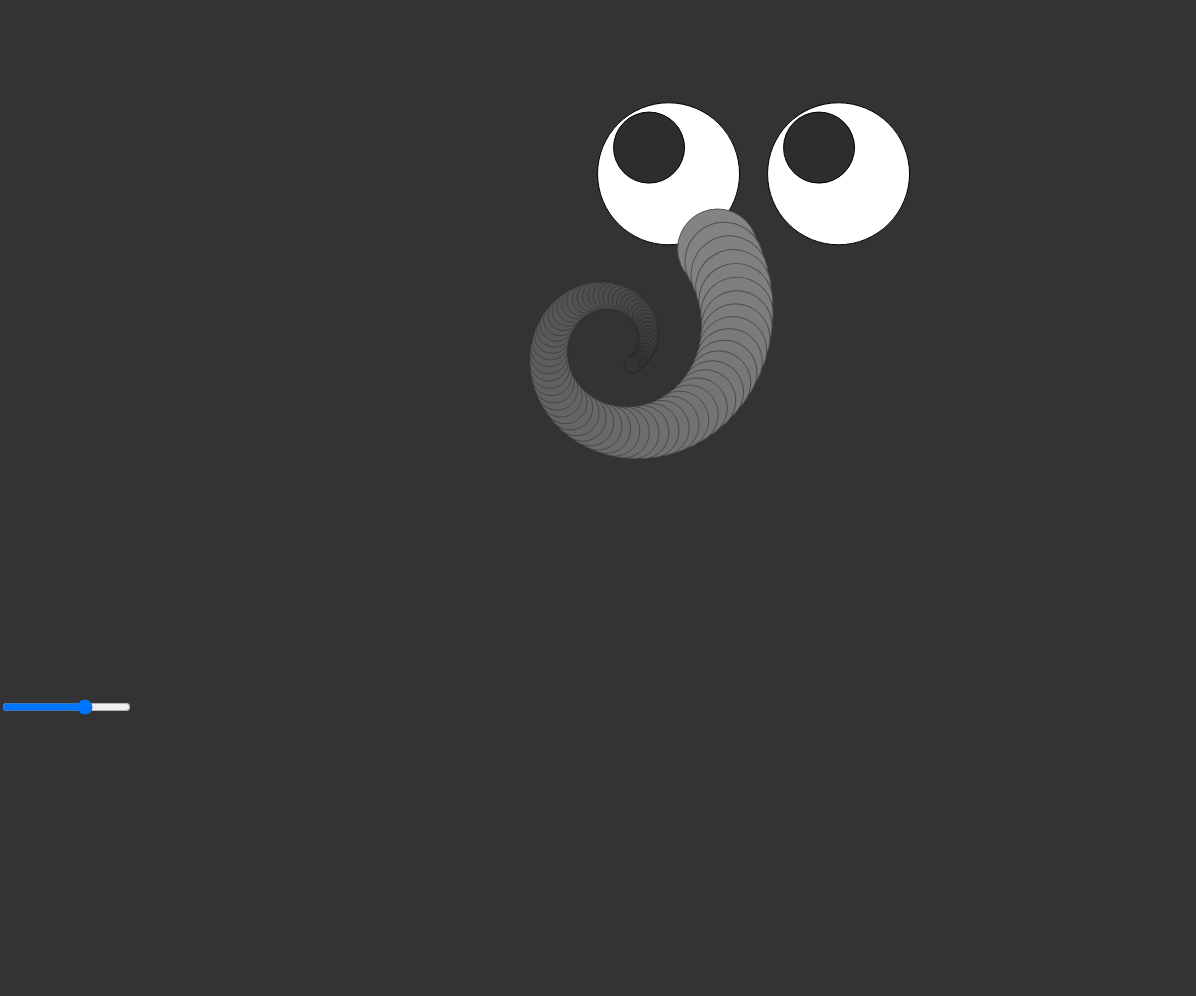
Frame 1 (no input)
Frame 60 (no input): identical to frame 1, image omitted
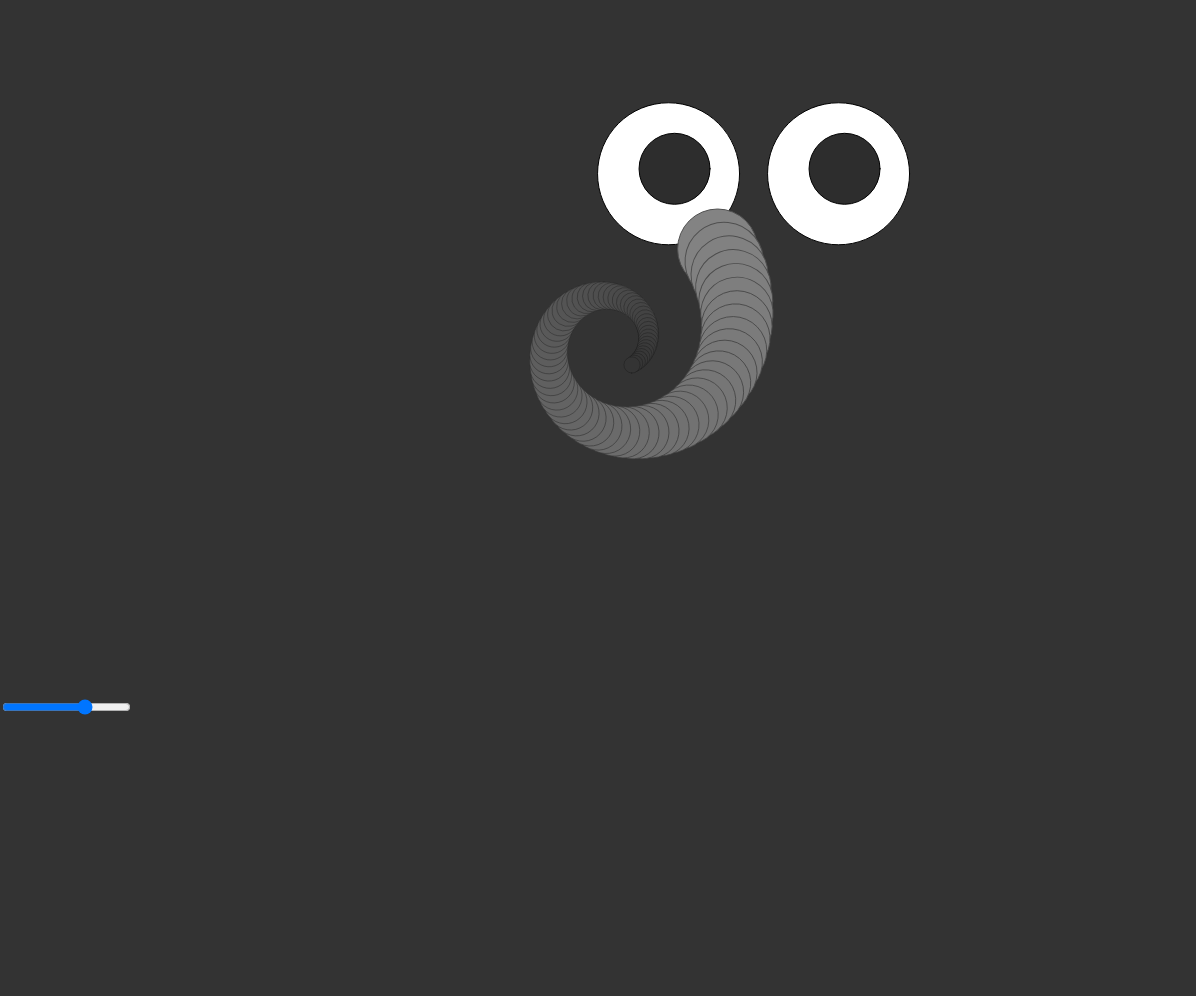
Frame 120 (the mouse pressed at the canvas centre since frame 60)

The p5.js sketch that drew these frames (run headless with seeded random() and noise() and a simulated clock; from frame 60 on, the mouse is pressed at the canvas centre):

// p5.js sketch
// ── sketch.js
let elephant, e_trunk;
let eyes = [];

function setup() {
  createCanvas(window.innerWidth - 4, window.innerHeight - 4);
  e_trunk = createSlider(-0.3, 0.3, 0.1, 0.01);
  e_trunk.position(0, height * 0.7);
  // e_leftEye = createSlider(13, 133, 13);
  // e_leftEye.position(0, height * 0.8);
  elephant = new Elephant(width * 0.6, height * 0.25);
  for (let i = 0; i < 2; i++) {
    eyes[i] = new Eyes(width, height, ((i + 1) * 170) - width * 0.365);
  }
}

function draw() {
  background(51);
  push();
  translate(-20, -130);
  for (let i = 0; i < eyes.length; i++) {
    eyes[i].render();
  }
  pop();
  elephant.render(e_trunk.value());
}

class Elephant {
  constructor(x, y) {
    this.pos = createVector(x, y);
    this.w = 80;

  }
  trunk(tVal) {
    push();
    translate(this.pos.x, this.pos.y);
    for (let i = 0; i < 80; i++) {
      stroke(80 - i);
      fill(131 - i);
      ellipse(0, 0, this.w, this.w);
      rotate(tVal);
      scale(0.98);
      translate(8, 12);
    }
    pop();
  }

  render(tVal) {
    this.trunk(tVal);
  }
}

class Eyes {
  constructor(w, h, offSetX) {
    this.offSetX = offSetX;
    this.size = 142;
    this.pos = createVector();
    this.res = createVector(w, h);
    this.target = createVector();
  }
  update() {
    this.target.x = mouseX;
    this.target.y = mouseY;
    this.pos.x += (this.target.x - this.pos.x) * 0.33;
    this.pos.y += (this.target.y - this.pos.y) * 0.33;

    return this;
  }

  display() {
    push();
    translate((width * 0.5) - this.offSetX, height * 0.3);
    fill(255);
    ellipse(width * -0.005, height * 0.005, this.size, this.size);
    fill(45);
    ellipse((this.pos.x - this.res.x * 0.5) * this.size / 3333, (this.pos.y - this.res.y * 0.5) * this.size / 3333, this.size * 0.5, this.size * 0.5);
    pop();

    return this;
  }

  render() {
    return this.update().display();
  }
}
